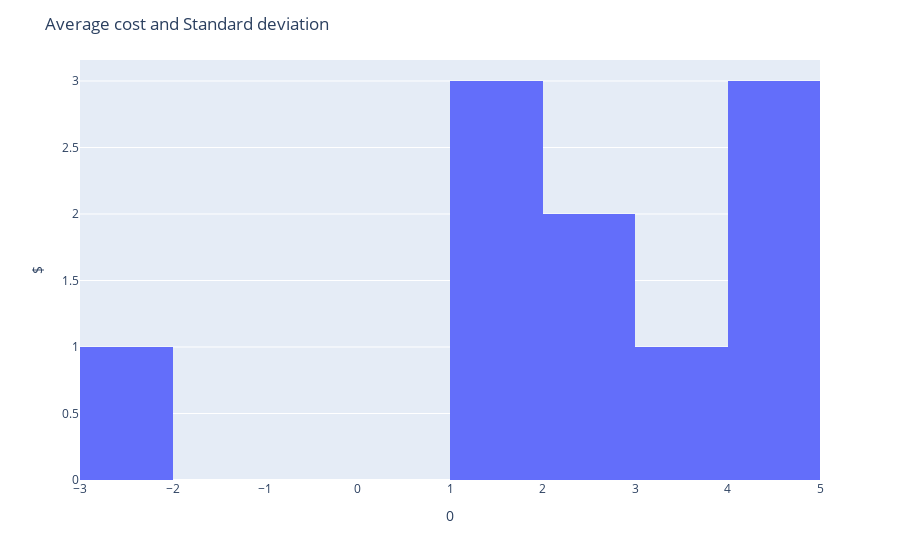

Notebook code for this chart:
### Code cell
# Add traces for each column

fig = px.histogram(Y_0.T,x= 0,nbins=10)

# Update layout
fig.update_layout(
    title='Average cost and Standard deviation',
    yaxis_title='$',
    template='plotly',
    legend=dict(title='Options'),
)

# Show the plot
fig.show()

### Figure 1 — Plotly figure (JSON) as saved in the notebook; plotly's stock layout.template omitted (floating-point values rounded to 4 significant figures)
{"data": [{"alignmentgroup": "True", "bingroup": "x", "hovertemplate": "0=%{x}<br>count=%{y}<extra></extra>", "legendgroup": "", "marker": {"color": "#636efa", "pattern": {"shape": ""}}, "name": "", "nbinsx": 10, "offsetgroup": "", "orientation": "v", "showlegend": false, "type": "histogram", "x": [-2.245, 3.176, 2.267, 1.657, 1.366, 2.052, 1.753, 4.265, 4.575, 4.258], "xaxis": "x", "yaxis": "y"}], "layout": {"barmode": "relative", "legend": {"title": {"text": "Options"}, "tracegroupgap": 0}, "margin": {"t": 60}, "title": {"text": "Average cost and Standard deviation"}, "xaxis": {"anchor": "y", "domain": [0, 1], "title": {"text": "0"}}, "yaxis": {"anchor": "x", "domain": [0, 1], "title": {"text": "$"}}}}
